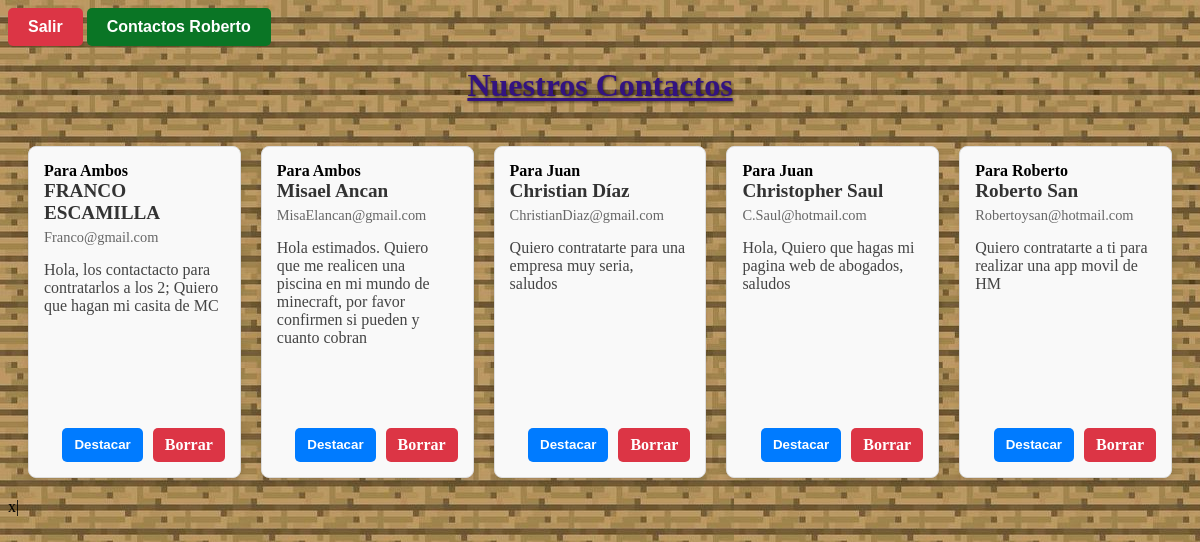
The app's page /privado/visual/ (signed in) with its own data.
### JR/models.py (models this page shows, shortened)
class Contactos(models.Model):
    nombre = models.CharField(max_length=100)
    apellido = models.CharField(max_length=100)
    email = models.EmailField()
    motivo = models.TextField()

class JuanContacto(models.Model):
    nombre= models.CharField(max_length=100)
    apellido= models.CharField(max_length=100)
    telefono=models.TextField()
    email = models.EmailField()
    mensaje = models.TextField()

class RobertoContacto(models.Model):
    nombre = models.CharField(max_length= 100)
    apellido = models.CharField(max_length=100)
    correo = models.EmailField()
    motivo = models.TextField()

### LoginJR/views.py (the view)
# urls.py: path('visual/', mostrardatos, name='visual'),
@login_required
def mostrardatos(request):
    contactos = Contactos.objects.all()
    juanContacto = JuanContacto.objects.all()
    robertoContacto = RobertoContacto.objects.all()
    return render(request, 'visualDB.html', {
        'infocontactos': contactos,
        'JuanContactos': juanContacto,
        'RobertoContactos': robertoContacto
    })

### LoginJR/templates/visualDB.html (shortened to what this page needs)
<head>
<link rel="stylesheet" href="/static/MostrarContactos.css">
</head>
{% extends 'layouts/nav.html' %}
{% block content %}
<body>
<h1>Nuestros Contactos</h1>
<div class="Contenedor_Contactos">
    {% for contacto in infocontactos %}
    <div class="Contacto_Individual" data-id="{{ contacto.id }}">
        <div class="contenido">
            <b>Para Ambos</b>
            <h2>{{ contacto.nombre }} {{ contacto.apellido }}</h2>
            <h3>{{ contacto.email }}</h3>
            <p>{{ contacto.motivo }}</p>
        </div>
        <div class="acciones">
            <button class="btn btn-destacar">Destacar</button>
            <a href="{% url 'borrar' contacto.id %}" class="btn btn-borrar">Borrar</a>
        </div>
    </div>
    {% endfor %}
    {% for contacto in JuanContactos %}
    <div class="Contacto_Individual xd" data-id="{{ contacto.id }}">
        <div class="contenido">
            <b>Para Juan</b>
            <h2>{{ contacto.nombre }} {{ contacto.apellido }}</h2>
            <h3>{{ contacto.email }}</h3>
            <p>{{ contacto.mensaje }}</p>
        </div>
        <div class="acciones">
            <button class="btn btn-destacar">Destacar</button>
            <a href="{% url 'borrarJuan' contacto.id %}" class="btn btn-borrar">Borrar</a>
        </div>
    </div>
    {% endfor %}
    {% for contacto in RobertoContactos %}
    <div class="Contacto_Individual" data-id="{{ contacto.id }}">
        <div class="contenido">
            <b>Para Roberto</b>
            <h2>{{ contacto.nombre }} {{ contacto.apellido }}</h2>
            <h3>{{ contacto.correo }}</h3>
            <p>{{ contacto.motivo }}</p>
        </div>
        <div class="acciones">
            <button class="btn btn-destacar">Destacar</button>
            <a href="{% url 'borrarRoberto' contacto.id %}" class="btn btn-borrar">Borrar</a>
        </div>
    </div>
    {% endfor %}
</div>
{% endblock %}

### LoginJR/static/MostrarContactos.css (style rules this page uses)
body { background-image: url("img/fondomadera.jpg"); }
h1 { color: rgb(51, 19, 128); text-shadow: 1px 1px 3px rgba(0, 0, 0, 0.6); text-align: center; text-decoration: underline; }
.Contenedor_Contactos { display: grid; grid-template-columns: repeat(5, 1fr); gap: 20px; padding: 20px; }
.Contacto_Individual { border: 1px solid #ddd; border-radius: 8px; padding: 15px; background-color: #f9f9f9; box-shadow: 0 4px 6px rgba(0, 0, 0, 0.1); display: flex; flex-direction: column; justify-content: space-between; height: 300px; }
.Contacto_Individual h2 { margin: 0 0 5px 0; font-size: 1.2em; color: #333; }
.Contacto_Individual h3 { margin: 0 0 15px 0; font-size: 0.9em; color: #666; font-weight: normal; }
.Contacto_Individual p { margin: 0; font-size: 1em; color: #444; flex-grow: 1; overflow-y: auto; max-height: 150px; padding-right: 5px; }
.acciones { margin-top: 15px; display: flex; gap: 10px; justify-content: flex-end; }
.btn { padding: 8px 12px; border: none; border-radius: 5px; color: white; text-decoration: none; cursor: pointer; font-weight: bold; text-align: center; }
.btn-borrar { background-color: #dc3545; }
.btn-destacar { background-color: #007bff; order: -1; }

### records on screen
Contactos: nombre "FRANCO", apellido "ESCAMILLA", email "Franco@gmail.com", motivo "Hola, los contactacto para contratarlos a los 2; Quiero que hagan mi casita de MC"
Contactos: nombre "Misael", apellido "Ancan", email "MisaElancan@gmail.com", motivo "Hola estimados. Quiero que me realicen una piscina en mi mundo de minecraft, por favor confirmen si pueden y cuanto cobran"
JuanContacto: nombre "Christian", apellido "Díaz", email "ChristianDiaz@gmail.com", mensaje "Quiero contratarte para una empresa muy seria, saludos"
JuanContacto: nombre "Christopher", apellido "Saul", email "C.Saul@hotmail.com", mensaje "Hola, Quiero que hagas mi pagina web de abogados, saludos"
RobertoContacto: nombre "Roberto", apellido "San", correo "Robertoysan@hotmail.com", motivo "Quiero contratarte a ti para realizar una app movil de HM"
